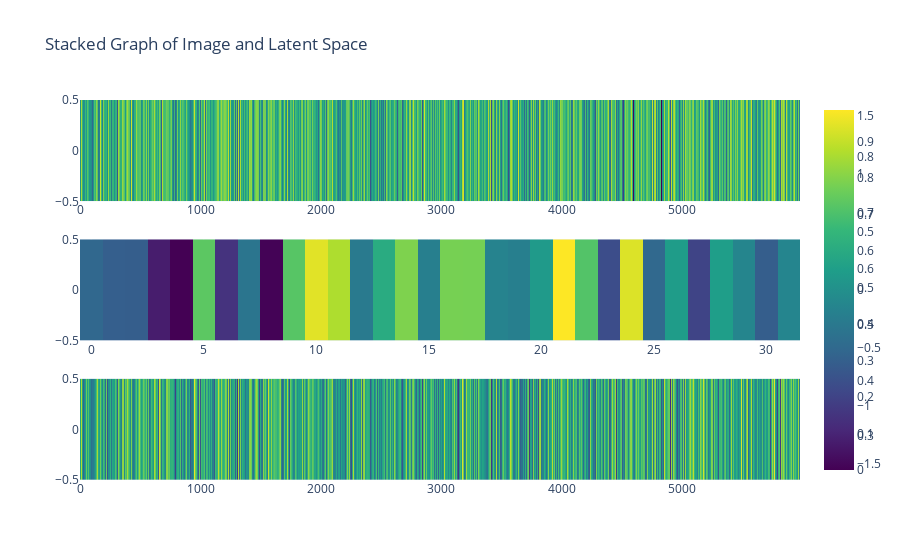

The cell this chart's notebook holds for it:
### Markdown cell above
# Visu

### Code cell
importlib.reload(visualisation) # to allow modification of the script without restarting the whole session
visualisation.plot_single_obs_processing(x_train, vae_model)

### Figure 1 — Plotly figure (JSON) as saved in the notebook; plotly's stock layout.template omitted (floating-point values rounded to 4 significant figures; data arrays with more than 128 entries replaced by an {"elided": "..."} marker saying what was removed)
{"data": [{"colorscale": [[0, "#440154"], [0.1111, "#482878"], [0.2222, "#3e4989"], [0.3333, "#31688e"], [0.4444, "#26828e"], [0.5556, "#1f9e89"], [0.6667, "#35b779"], [0.7778, "#6ece58"], [0.8889, "#b5de2b"], [1, "#fde725"]], "type": "heatmap", "xaxis": "x", "yaxis": "y", "z": {"elided": "1x5977 float values"}}, {"colorscale": [[0, "#440154"], [0.1111, "#482878"], [0.2222, "#3e4989"], [0.3333, "#31688e"], [0.4444, "#26828e"], [0.5556, "#1f9e89"], [0.6667, "#35b779"], [0.7778, "#6ece58"], [0.8889, "#b5de2b"], [1, "#fde725"]], "type": "heatmap", "xaxis": "x2", "yaxis": "y2", "z": [[-0.5258, -0.6201, -0.6299, -1.311, -1.555, 0.7484, -1.091, -0.3475, -1.537, 0.7207, 1.411, 1.17, -0.2798, 0.3423, 0.936, -0.2126, 0.8942, 0.8912, -0.1698, -0.2216, 0.1208, 1.546, 0.6951, -0.8233, 1.387, -0.5137, 0.146, -0.9164, 0.1682, -0.1415, -0.6323, -0.1422]]}, {"colorscale": [[0, "#440154"], [0.1111, "#482878"], [0.2222, "#3e4989"], [0.3333, "#31688e"], [0.4444, "#26828e"], [0.5556, "#1f9e89"], [0.6667, "#35b779"], [0.7778, "#6ece58"], [0.8889, "#b5de2b"], [1, "#fde725"]], "type": "heatmap", "xaxis": "x3", "yaxis": "y3", "z": {"elided": "1x5977 float values"}}], "layout": {"showlegend": false, "title": {"text": "Stacked Graph of Image and Latent Space"}, "xaxis": {"anchor": "y", "domain": [0, 1]}, "xaxis2": {"anchor": "y2", "domain": [0, 1]}, "xaxis3": {"anchor": "y3", "domain": [0, 1]}, "yaxis": {"anchor": "x", "domain": [0.7333, 1]}, "yaxis2": {"anchor": "x2", "domain": [0.3667, 0.6333]}, "yaxis3": {"anchor": "x3", "domain": [0, 0.2667]}}}
